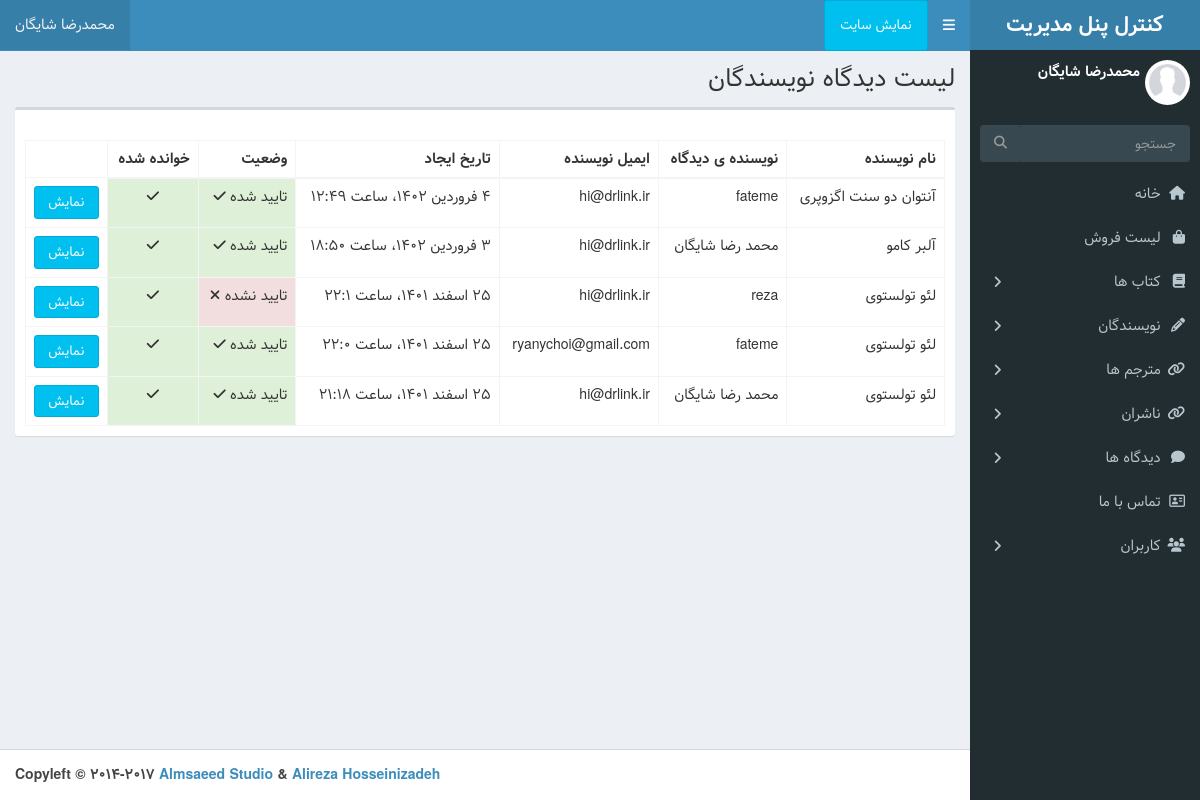
Screenshot of /admin-dashboard/author-comments (signed in) with the database file from the repository.
### book/models.py (models this page shows, shortened)
class AuthorComment(models.Model):
	author = models.ForeignKey(Author,on_delete=models.CASCADE,related_name='comments')
	name = models.CharField(max_length=100)
	email = models.EmailField()
	body = models.TextField()
	created_on = models.DateTimeField(auto_now_add=True)
	active = models.BooleanField(default=False)
	is_read = models.BooleanField(default=False)
	class Meta:
		db_table = 'Author Comment'
		ordering = ['-created_on']
	def jpublish(self):
		return jalali_converter(self.created_on)
	objects = AuthorCommentManager()

class Author(models.Model):
	name = models.CharField(max_length=255)
	slug = models.CharField(max_length=255)
	nationality = models.CharField(max_length=255)
	birth = models.IntegerField()
	death = models.IntegerField()
	description = RichTextField()
	picture = models.ImageField(upload_to='author/image')
	status = models.BooleanField(default=False)
	class Meta:
		db_table = 'Author'
	def __str__(self):
		return self.name
	objects = AuthorManager()

### dashboard/views.py (the view)
# urls.py: path('author-comments', views.AuthorCommentDashboard.as_view() , name='author-comments_list'),
class AuthorCommentDashboard(LoginRequiredMixin ,DashboardLoginMixin, ListView):
    queryset = AuthorComment.objects.all()
    template_name = 'dashboard/author_comment_list.html'
    paginate_by = 10

### dashboard/mixins.py (called while the page is built)
	def dispatch(self, request, *args, **kwargs):
		if request.user.is_superuser or request.user.is_staff:
			return super().dispatch(request, *args, **kwargs) # type: ignore
		else:
			return redirect ('Book:index')

### extensions/jalali.py (called while the page is built)
    def persian_tuple(self):
        return self.persian_year, self.persian_month, self.persian_day

### extensions/utils.py (called while the page is built)
def persian_numbers_converter(mystr):
	numbers = {
		"0": "۰",
		"1": "۱",
		"2": "۲",
		"3": "۳",
		"4": "۴",
		"5": "۵",
		"6": "۶",
		"7": "۷",
		"8": "۸",
		"9": "۹",
	}
	for e, p in numbers.items():
		mystr = mystr.replace(e, p)
	return mystr

def jalali_converter(time):
	jmonths = ["فروردین", "اردیبهشت", "خرداد", "تیر", "مرداد", "شهریور", "مهر", "آبان", "آذر", "دی", "بهمن", "اسفند",]
	time = timezone.localtime(time)
	time_to_str = "{},{},{}".format(time.year, time.month,time.day)
	time_to_tuple = jalali.Gregorian(time_to_str).persian_tuple()
	time_to_list = list(time_to_tuple)
	for index, month in enumerate(jmonths):
		if time_to_list[1] == index + 1:
			time_to_list[1] = month
			break
	output = "{} {} {}، ساعت {}:{}".format(
		time_to_list[2],
		time_to_list[1],
		time_to_list[0],
		time.hour,
		time.minute,
	)
	return persian_numbers_converter(output)

### templates/dashboard/author_comment_list.html (shortened to what this page needs)
{% extends 'dashboard/base.html' %}
{% load static %}
{% block title %} لیست دیدگاه نویسندگان  {% endblock %}
{% block main %}
    <section class="content">
        <div class="row">
            <div class="col-xs-12">
                <div class="box">
                    <div class="box-header">
              </div>
              <div class="box-body">
                <table id="example2" class="table table-bordered table-hover">
                  <thead>
                  <tr>
                    <th>نام نویسنده</th>
                    <th> نویسنده ی دیدگاه</th>
                    <th> ایمیل نویسنده</th>
                    <th>تاریخ ایجاد</th>
                    <th>وضعیت</th>
                    <th>خوانده شده</th>
                  </tr>
                  </thead>
                  <tbody>
                      {% for comment in object_list %}
                <tr>
                    <td>{{comment.author}}</td>
                    <td> {{comment.name}}</td>
                    <td>{{comment.email}}</td>
                    <td>{{comment.jpublish}} </td>
                    {% if comment.active == False %}<td  class="tp-3 mb-2 bg-danger text-white">تایید نشده <i class="fa fa-close"></i></td>{% else %}
                    <td class="p-3 mb-2 bg-success text-white">تایید شده <i class="fa fa-check"></i></td>{% endif %}
                    {% if comment.is_read == False %}<td  style="text-align: center;" class="tp-3 mb-2 bg-danger text-white"><i class="fa fa-close"></i></td>{% else %}
                        <td style="text-align: center;" class="p-3 mb-2 bg-success text-white"> <i class="fa fa-check"></i></td>{% endif %}
                    <td><a href="{% url 'Dashboard:author_comment_detail' comment.pk %}" class="btn btn-block btn-info">نمایش</a></td>
                </tr>
                {% endfor %}
                  </tbody>
                </table>
              </div>
            </div>
        </div>
        <section class="articles-pagination">
            <div class="container p-4 ">
            </div>
            </section>
      </section>
{% endblock %}

### templates/dashboard/base.html (shortened to what this page needs)
{% load static %}
<!DOCTYPE html>
<html>
<head>
  <link rel="stylesheet" href="{% static 'dashboard/dist/css/bootstrap-theme.css' %}">
  <link rel="stylesheet" href="{% static 'dashboard/dist/css/rtl.css' %}">
  <link rel="stylesheet" href="{% static 'dashboard/bower_components/font-awesome/css/font-awesome.min.css' %}">
  <link rel="stylesheet" href="{% static 'dashboard/bower_components/Ionicons/css/ionicons.min.css' %}">
  <link rel="stylesheet" href="{% static 'dashboard/dist/css/AdminLTE.css' %}">
  <link rel="stylesheet" href="{% static 'dashboard/dist/css/skins/skin-blue.min.css' %}">
</head>
<body class="hold-transition skin-blue sidebar-mini">
<div class="wrapper">
  <header class="main-header">
    <a href="{% url 'Dashboard:dashboard' %}" class="logo">
      <span class="logo-lg"><b>کنترل پنل مدیریت</b></span>
    </a>
    <nav class="navbar navbar-static-top">
      <a href="#" class="sidebar-toggle" data-toggle="push-menu" role="button">
      </a>
      <a class="btn btn-info" style="padding: 15px;" href="{% url 'Book:index' %} " target="_blank">نمایش سایت</a>
      <div class="navbar-custom-menu">
        <ul class="nav navbar-nav">
          <li class="dropdown user user-menu">
            <a href="#" class="dropdown-toggle" data-toggle="dropdown">
              <span class="hidden-xs">{{user.get_full_name}}</span>
            </a>
          </li>
        </ul>
      </div>
    </nav>
  </header>
  <aside class="main-sidebar">
    <section class="sidebar">
      <div class="user-panel">
        <div class="pull-right image">
          <img src="{% static 'dashboard/dist/img/profile.jpg' %}" class="img-circle" alt="User Image">
        </div>
        <div class="pull-right info">
          <p>{{user.get_full_name}}</p>
        </div>
      </div>
      <form action="#" method="get" class="sidebar-form">
        <div class="input-group">
          <input type="text" name="q" class="form-control" placeholder="جستجو">
          <span class="input-group-btn">
              <button type="submit" name="search" id="search-btn" class="btn btn-flat"><i class="fa fa-search"></i>
              </button>
            </span>
        </div>
      </form>
      <ul class="sidebar-menu" data-widget="tree">
        <li><a href="{% url 'Dashboard:dashboard' %}"><i class="fa fa-home"></i> <span>خانه</span></a></li>
        <li><a href="#"><i class="fa fa-shopping-bag"></i> <span>لیست فروش</span></a></li>
        <li class="treeview">
          <a href="#"><i class="fa fa-book"></i> <span>کتاب ها</span>
            <span class="pull-left-container">
              <i class="fa fa-angle-right pull-left"></i>
            </span>
          </a>
        </li>
        <li class="treeview">
          <a href="#"><i class='fa fa-pencil'></i> <span>نویسندگان </span>
            <span class="pull-left-container">
              <i class="fa fa-angle-right pull-left"></i>
            </span>
          </a>
        </li>
        <li class="treeview">
          <a href="#"><i class="fa fa-link"></i> <span>مترجم ها</span>
            <span class="pull-left-container">
              <i class="fa fa-angle-right pull-left"></i>
            </span>
          </a>
        </li>
        <li class="treeview">
          <a href="#"><i class="fa fa-link"></i> <span> ناشران</span>
            <span class="pull-left-container">
              <i class="fa fa-angle-right pull-left"></i>
            </span>
          </a>
        </li>
        <li class="treeview">
          <a href="#"><i class="fa fa-comment"></i> <span>دیدگاه ها</span>
            <span class="pull-left-container">
              <i class="fa fa-angle-right pull-left"></i>
            </span>
          </a>
        </li>
        <li><a href="{% url 'Dashboard:contact_us_list' %}"><i class="fa fa-address-card-o"></i> <span>تماس با ما</span></a></li>
        <li class="treeview">
          <a href="#"><i class="fa fa-users"></i></i> <span> کاربران</span>
            <span class="pull-left-container">
              <i class="fa fa-angle-right pull-left"></i>
            </span>
          </a>
        </li>
      </ul>
    </section>
  </aside>
  <div class="content-wrapper">
    <section class="content-header">
      <h1>
      {% block title %} {% endblock %}
      </h1>
    </section>
    {% block main %}
    {% endblock %}
  </div>
  <footer class="main-footer text-left">
    <strong>Copyleft &copy; 2014-2017 <a href="https://adminlte.io">Almsaeed Studio</a> & <a href="http://hosseinizadeh.ir/adminlte">Alireza Hosseinizadeh</a></strong>
  </footer>
</body>
</html>

### rows the page displays
AuthorComment: author "آنتوان دو سنت اگزوپری", name "fateme", email "hi@drlink.ir", jpublish "۴ فروردین ۱۴۰۲، ساعت ۱۲:۴۹", active "تایید شده", is_read True (drawn)
AuthorComment: author "آلبر کامو", name "محمد رضا شایگان", email "hi@drlink.ir", jpublish "۳ فروردین ۱۴۰۲، ساعت ۱۸:۵۰", active "تایید شده", is_read True (drawn)
AuthorComment: author "لئو تولستوی", name "reza", email "hi@drlink.ir", jpublish "۲۵ اسفند ۱۴۰۱، ساعت ۲۲:۱", active "تایید نشده", is_read True (drawn)
AuthorComment: author "لئو تولستوی", name "fateme", email "ryanychoi@gmail.com", jpublish "۲۵ اسفند ۱۴۰۱، ساعت ۲۲:۰", active "تایید شده", is_read True (drawn)
AuthorComment: author "لئو تولستوی", name "محمد رضا شایگان", email "hi@drlink.ir", jpublish "۲۵ اسفند ۱۴۰۱، ساعت ۲۱:۱۸", active "تایید شده", is_read True (drawn)

### other values shown
{{ user.get_full_name }} "محمدرضا شایگان"
